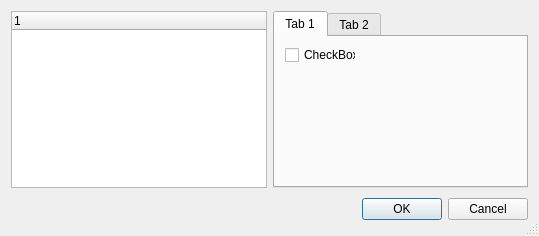
<?xml version="1.0" encoding="UTF-8"?>
<ui version="4.0">
 <class>visatom_atomfilterDlg</class>
 <widget class="QDialog" name="visatom_atomfilterDlg">
  <property name="windowModality">
   <enum>Qt::WindowModal</enum>
  </property>
  <property name="geometry">
   <rect>
    <x>0</x>
    <y>0</y>
    <width>539</width>
    <height>236</height>
   </rect>
  </property>
  <property name="windowTitle">
   <string>Atom filter</string>
  </property>
  <property name="sizeGripEnabled">
   <bool>true</bool>
  </property>
  <property name="modal">
   <bool>false</bool>
  </property>
  <layout class="QVBoxLayout" name="verticalLayout">
   <item>
    <layout class="QHBoxLayout" name="horizontalLayout">
     <item>
      <widget class="QTreeWidget" name="subsamplelisttreeWidget">
       <property name="selectionMode">
        <enum>QAbstractItemView::NoSelection</enum>
       </property>
       <column>
        <property name="text">
         <string notr="true">1</string>
        </property>
       </column>
      </widget>
     </item>
     <item>
      <widget class="QTabWidget" name="tabWidget">
       <widget class="QWidget" name="tab">
        <attribute name="title">
         <string>Tab 1</string>
        </attribute>
        <widget class="QCheckBox" name="checkBox">
         <property name="geometry">
          <rect>
           <x>10</x>
           <y>10</y>
           <width>71</width>
           <height>16</height>
          </rect>
         </property>
         <property name="text">
          <string>CheckBox</string>
         </property>
        </widget>
       </widget>
       <widget class="QWidget" name="tab_2">
        <attribute name="title">
         <string>Tab 2</string>
        </attribute>
       </widget>
      </widget>
     </item>
    </layout>
   </item>
   <item>
    <layout class="QHBoxLayout">
     <property name="spacing">
      <number>6</number>
     </property>
     <property name="margin">
      <number>0</number>
     </property>
     <item>
      <spacer>
       <property name="orientation">
        <enum>Qt::Horizontal</enum>
       </property>
       <property name="sizeHint" stdset="0">
        <size>
         <width>131</width>
         <height>31</height>
        </size>
       </property>
      </spacer>
     </item>
     <item>
      <widget class="QPushButton" name="okButton">
       <property name="text">
        <string>OK</string>
       </property>
      </widget>
     </item>
     <item>
      <widget class="QPushButton" name="cancelButton">
       <property name="text">
        <string>Cancel</string>
       </property>
      </widget>
     </item>
    </layout>
   </item>
  </layout>
 </widget>
 <resources/>
 <connections>
  <connection>
   <sender>okButton</sender>
   <signal>clicked()</signal>
   <receiver>visatom_atomfilterDlg</receiver>
   <slot>accept()</slot>
   <hints>
    <hint type="sourcelabel">
     <x>278</x>
     <y>253</y>
    </hint>
    <hint type="destinationlabel">
     <x>96</x>
     <y>254</y>
    </hint>
   </hints>
  </connection>
  <connection>
   <sender>cancelButton</sender>
   <signal>clicked()</signal>
   <receiver>visatom_atomfilterDlg</receiver>
   <slot>reject()</slot>
   <hints>
    <hint type="sourcelabel">
     <x>369</x>
     <y>253</y>
    </hint>
    <hint type="destinationlabel">
     <x>179</x>
     <y>282</y>
    </hint>
   </hints>
  </connection>
 </connections>
</ui>
